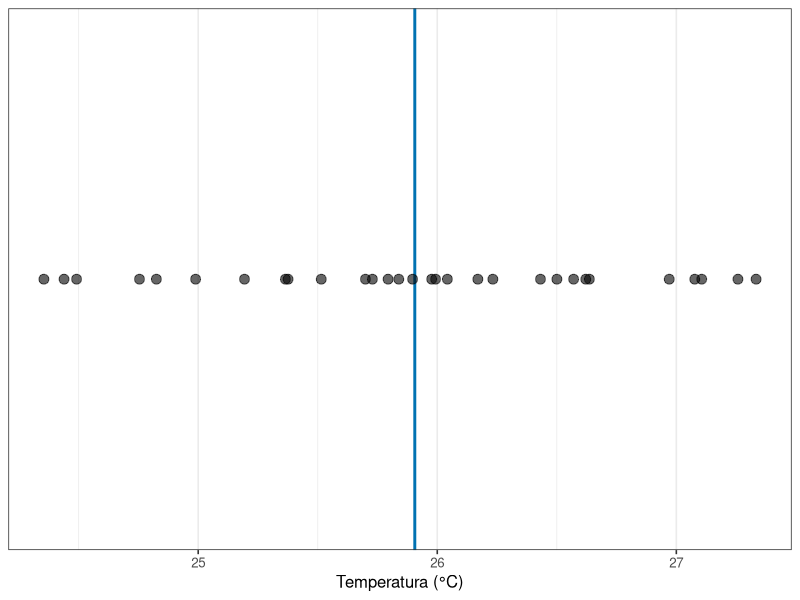

Recreate this plot in R.
## ---- chunk 1
#| include: false
library(tidyverse)
theme_set(theme_bw(base_size = 12))
## ---- chunk 2
#| echo: false
tibble(
  poca = c(1, 2, 3, 4, 5),
  temperatura = c(25.4, 25.9, 24.8, 26.3, 25.1),
  profundidade = c(12, 8, 20, 6, 15),
  sombreamento = c("baixo", "baixo", "alto", "baixo", "médio")
) |>
  knitr::kable(
    col.names = c("Poça", "Temperatura (°C)", "Profundidade (cm)", "Sombreamento"),
    caption = "Cinco poças de maré: cada linha é uma poça, cada coluna é uma característica medida."
  )
## ---- chunk 3
#| echo: false
#| label: fig-variacao-espalhamento
#| fig-cap: "Temperatura medida em trinta poças de maré. A linha marca a média das trinta medidas."
#| fig-alt: "Gráfico de pontos mostrando trinta valores de temperatura espalhados ao longo do eixo, com uma linha vertical marcando a média das trinta medidas. A maioria dos pontos fica próxima da linha e poucos ficam nas extremidades."
#| fig-height: 3.2

pocas <- tibble(
  poca = 1:30,
  temperatura = rnorm(30, mean = 25.5, sd = 1.1)
)

ggplot(pocas, aes(x = temperatura, y = 0)) +
  geom_vline(xintercept = mean(pocas$temperatura), linewidth = 1, colour = "#0072B2") +
  geom_point(size = 3, alpha = 0.6) +
  labs(x = "Temperatura (°C)", y = NULL) +
  scale_y_continuous(breaks = NULL)
